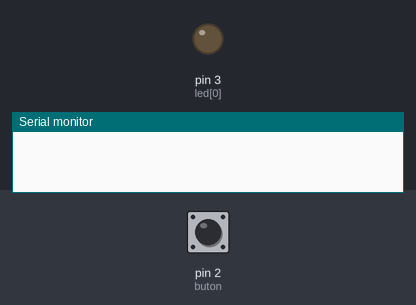
The sketch below on a simulated Arduino Uno, built with avr-gcc and run on an emulated ATmega328P. Shown: output pins drawn as LEDs (lit = HIGH), the last lines printed to the serial monitor. The test bench sets the inputs (shaded band); at power-on: pin 2 (buton) LOW.

Above: at 1.2 s.
1.3 s: pin 2 (buton) pulled HIGH for 0.15 s
At 2.3 s:
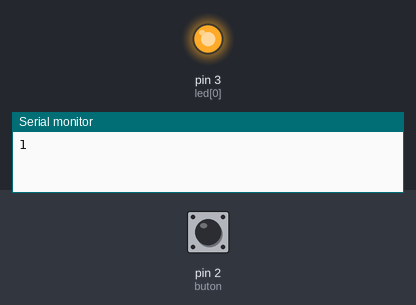
Timing chart, 0 to 4.3 s (numbered marks = the images above; inputs shaded):
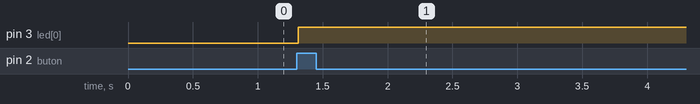

The sketch:

button_counter.ino
```cpp
const int buton = 2; /* Butonun bağlı olduğu pin */
const int led[] = {3,4,5,6,7}; /* Butonun bağlı olduğu pin */
int sayac = 0; /* butona basılma sayısını tutacak değişken */
int butonDurumu = 0; /* Butonun durumu */

void setup(){
    pinMode( buton, INPUT );
    for( int i=0; i<=sayac; i++ ){
       pinMode( led[i],OUTPUT );
    }
    Serial.begin(9600);
}

void loop(){
    butonDurumu = digitalRead(buton);

    if (butonDurumu == HIGH) {

       delay(10); /* dalgalanmalar için biraz bekleyelim */
       sayac++; /* sayaç = sayaç + 1 yani sayaç değeri bir arttırıldı */

       Serial.println(sayac); /* sayaç değerimizi ekrana yazdırıyoruz */

       for( int i=0; i<sayac; i++){
           digitalWrite( led[i], HIGH );
       }
       delay( 100 );

       if( sayac == 5 ){
           for( int i=0; i<sayac; i++){
              digitalWrite( led[i], LOW );
           }
           delay( 100 );
           sayac = 0;
       }

       while(butonDurumu == HIGH){ /* Butona basili olduğu surece bekle */
           butonDurumu = digitalRead(buton); /* Butonun durumunu kontrol et */
       }
       delay(100); /* dalgalanmalar için biraz bekleyelim */

    }
}
```

Measured:
- after the input at 1.3 s, pin 3 (led[0]): LOW → HIGH at once
